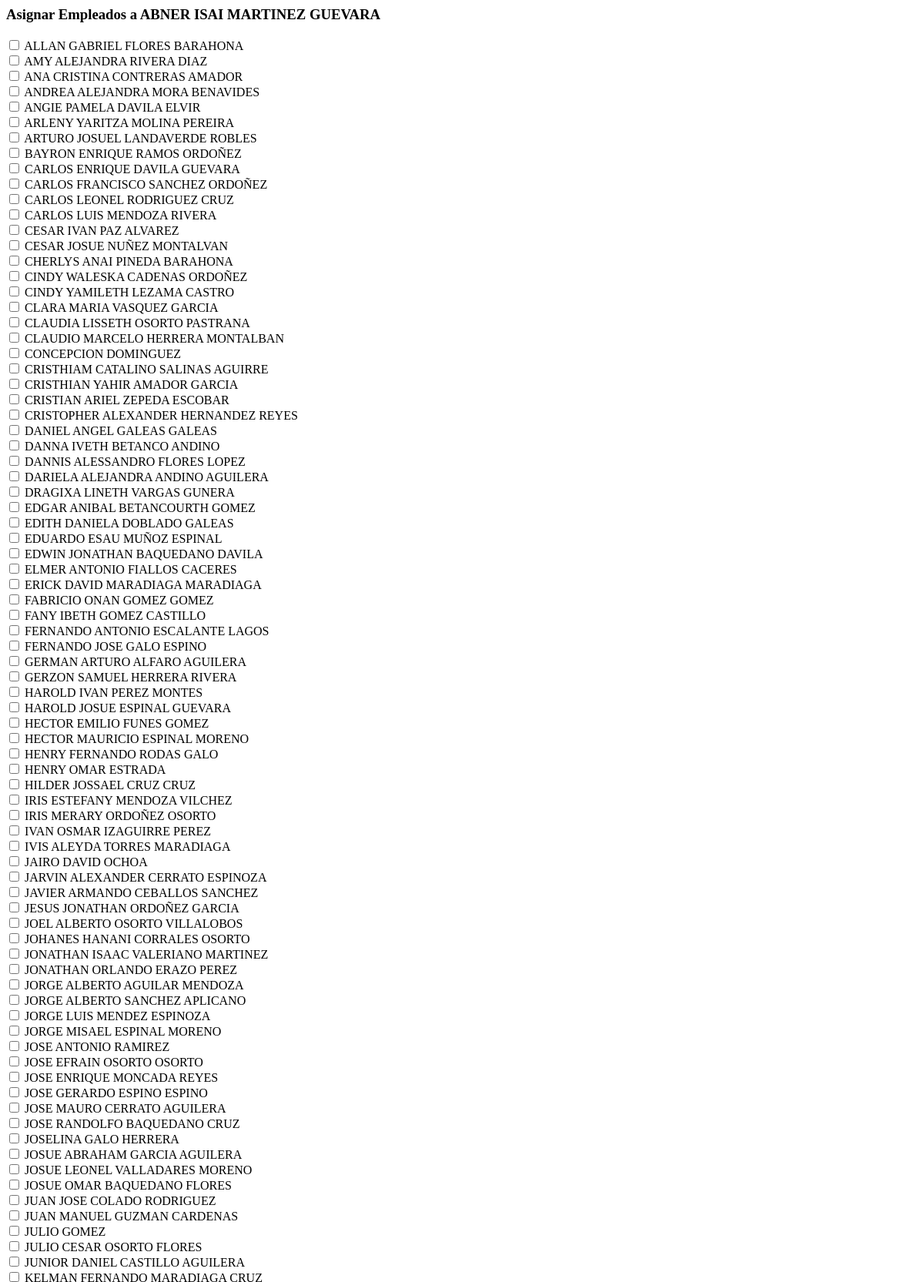
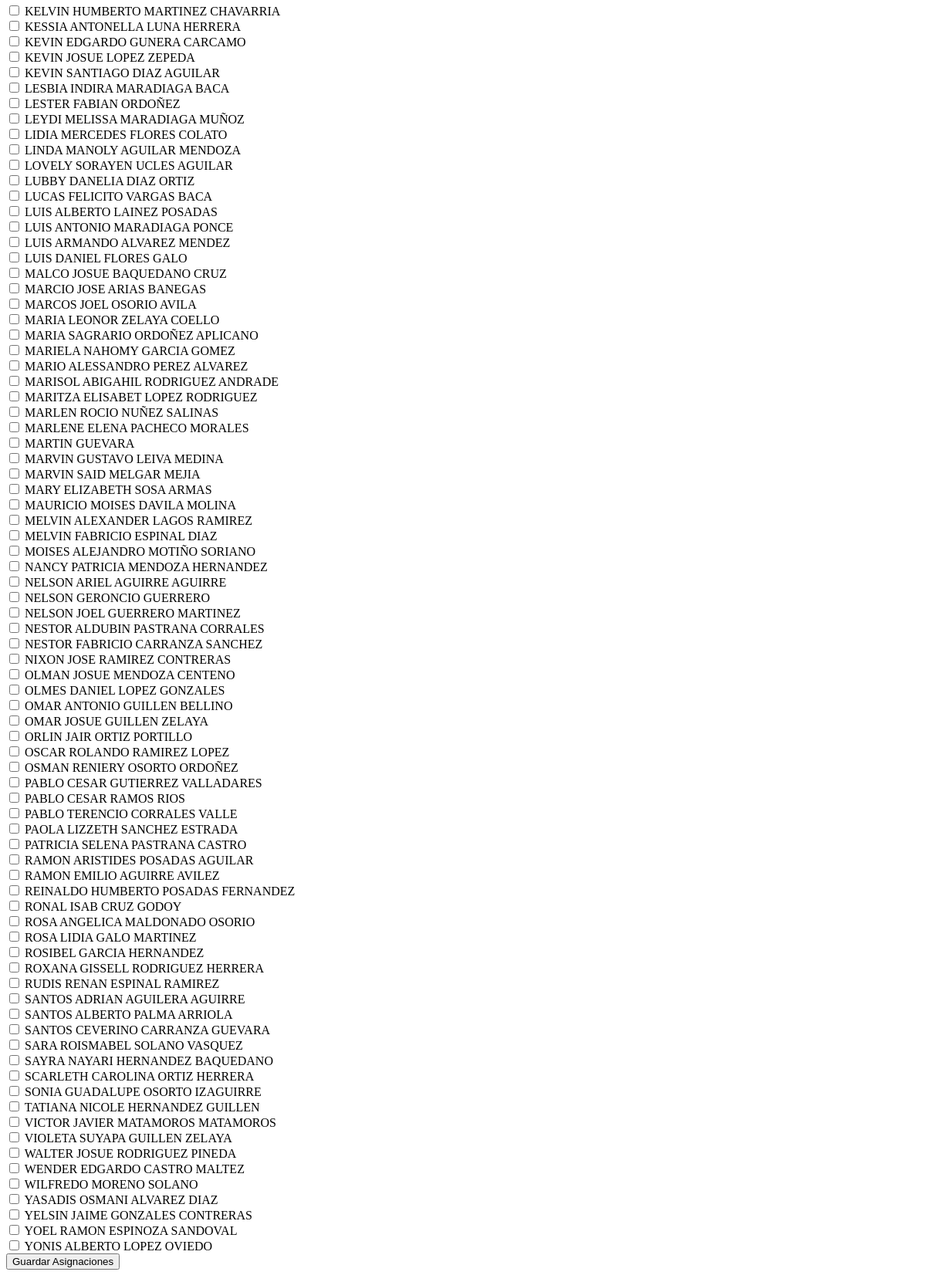
/marcaje/nomas/1/, run on an earlier commit of the app's database (2 pictures, top to bottom).
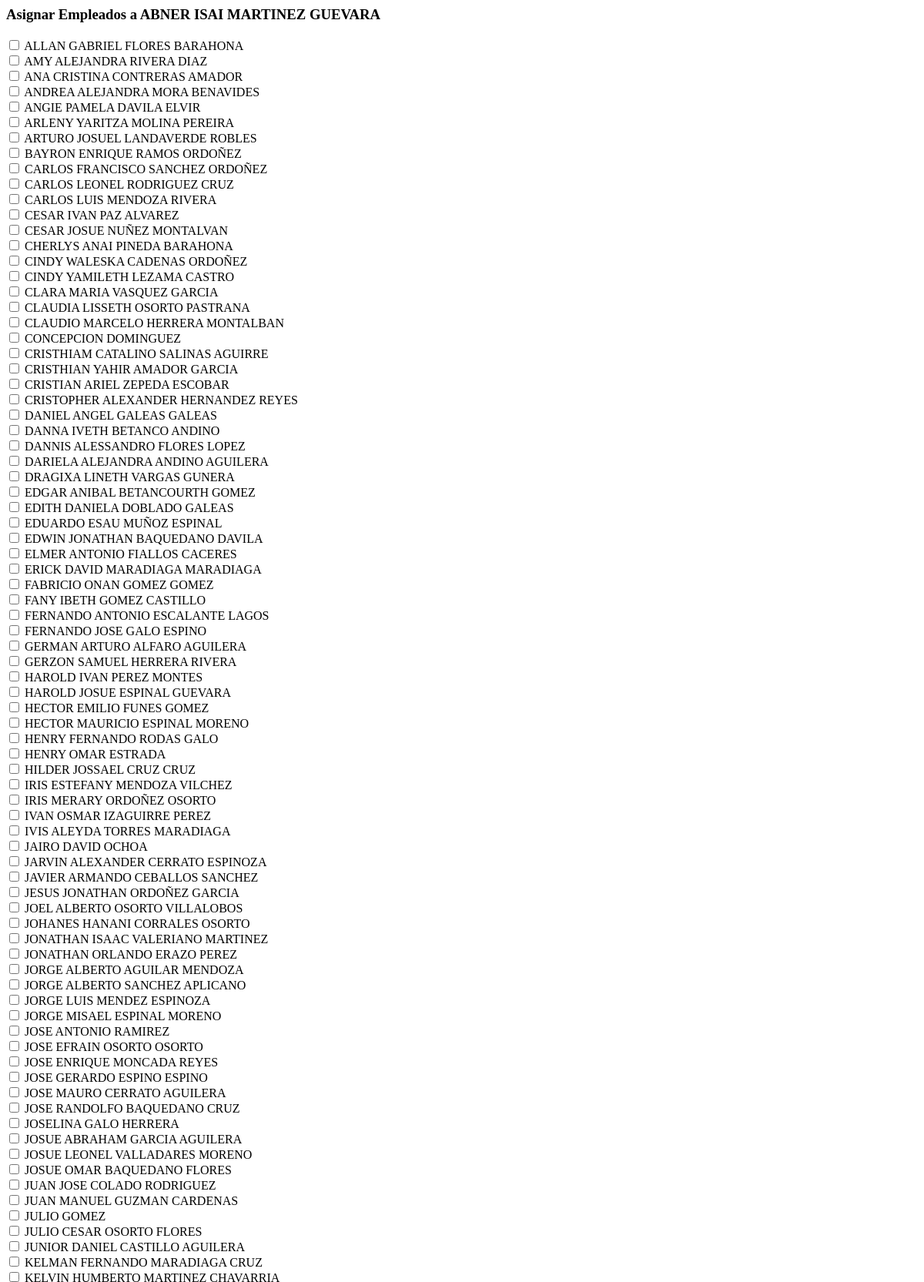
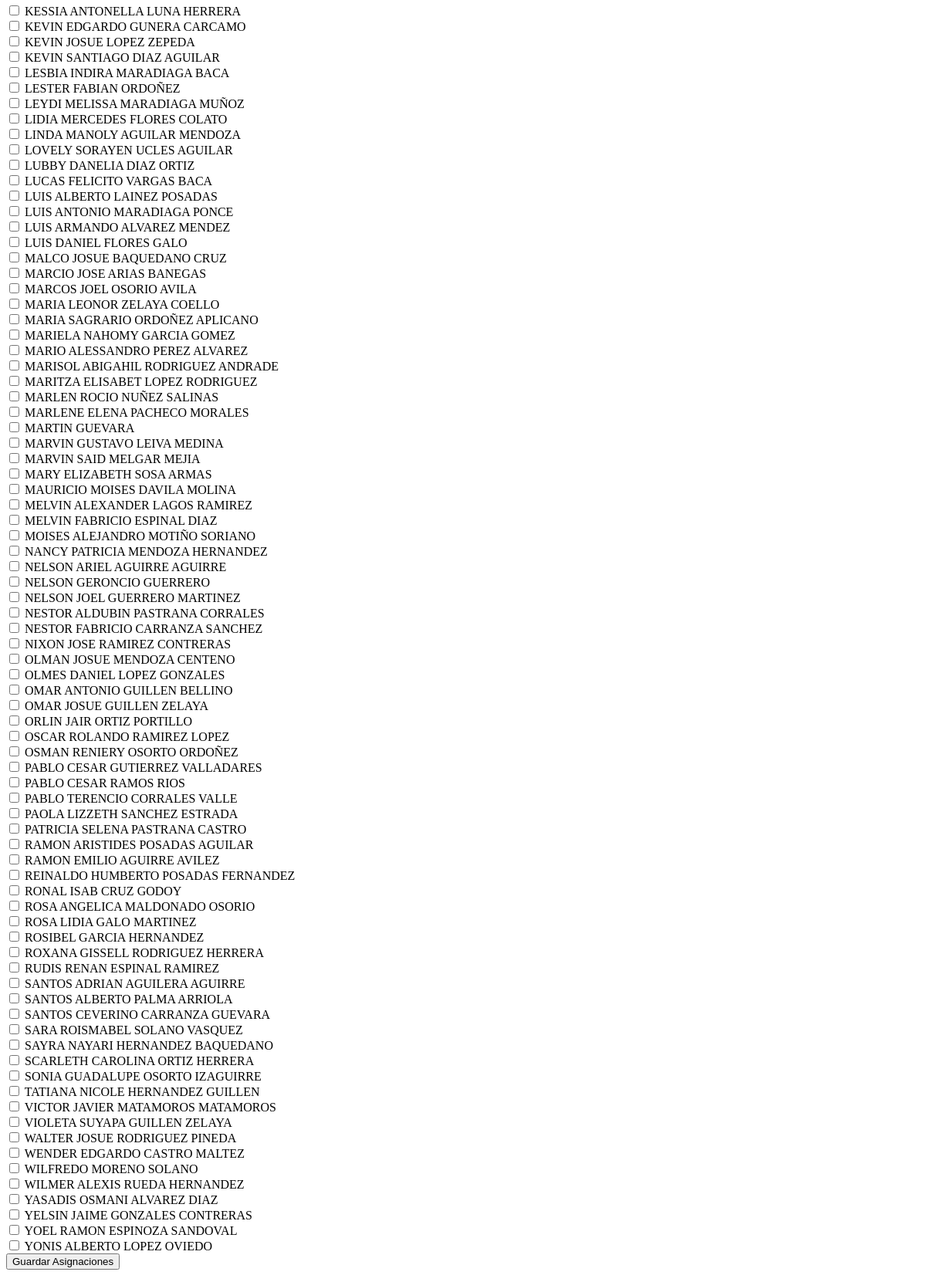
And on a later commit of the database (2 pictures, top to bottom).
### marcaje/models.py (models this page shows, shortened)
class Empleado(models.Model):
    id_externo = models.IntegerField(unique=True)
    codigo = models.CharField(max_length=20)
    nombre = models.CharField(max_length=100)
    departamento = models.CharField(max_length=100)
    sucursal = models.ForeignKey(Sucursal, on_delete=models.PROTECT)
    es_encargado = models.BooleanField(default=False)
    class Meta:
        verbose_name = "Empleado"
        verbose_name_plural = "Empleados"
        ordering = ['nombre']

### marcaje/views.py (the view, shortened to what this page needs)
# urls.py: path('nomas/<int:encargado_id>/', views.asignar_empleados, name='asignar_empleados'),
def asignar_empleados(request, encargado_id):
    encargado = get_object_or_404(Empleado, id=encargado_id, es_encargado=True)
    empleados_disponibles = Empleado.objects.filter(
        es_encargado=False,
        encargado_asignado__isnull=True
    )
    html = render_to_string('asignar_empleados.html', {
        'encargado': encargado,
        'empleados': empleados_disponibles
    })
    return HttpResponse(html)

### marcaje/templates/asignar_empleados.html (shortened to what this page needs)
    <h3>Asignar Empleados a {{ encargado.nombre }}</h3>
    <form method="post"  hx-post="{% url 'asignar_empleados' encargado.id %}"
    hx-target="#asignar"
    hx-swap="innerHTML">
        <div class="empleados-container">
            {% for empleado in empleados %}
                <div class="empleado-item">
                    <input type="checkbox" name="empleados_ids" value="{{ empleado.id }}" id="emp_{{ empleado.id }}">
                    <label for="emp_{{ empleado.id }}">{{ empleado.nombre }}</label>
                </div>
            {% empty %}
                <p>Todos los empleados ya tienen encargado asignado.</p>
            {% endfor %}
        </div>
        {% if empleados %}
            <button type="submit" class="submit-btn">Guardar Asignaciones</button>
        {% endif %}
    </form>

What changed in the data, as far as the page shows it:
no longer on this page (row edited): Empleado: nombre "CARLOS ENRIQUE DAVILA GUEVARA"
now on this page (row edited): Empleado: nombre "WILMER ALEXIS RUEDA HERNANDEZ"
